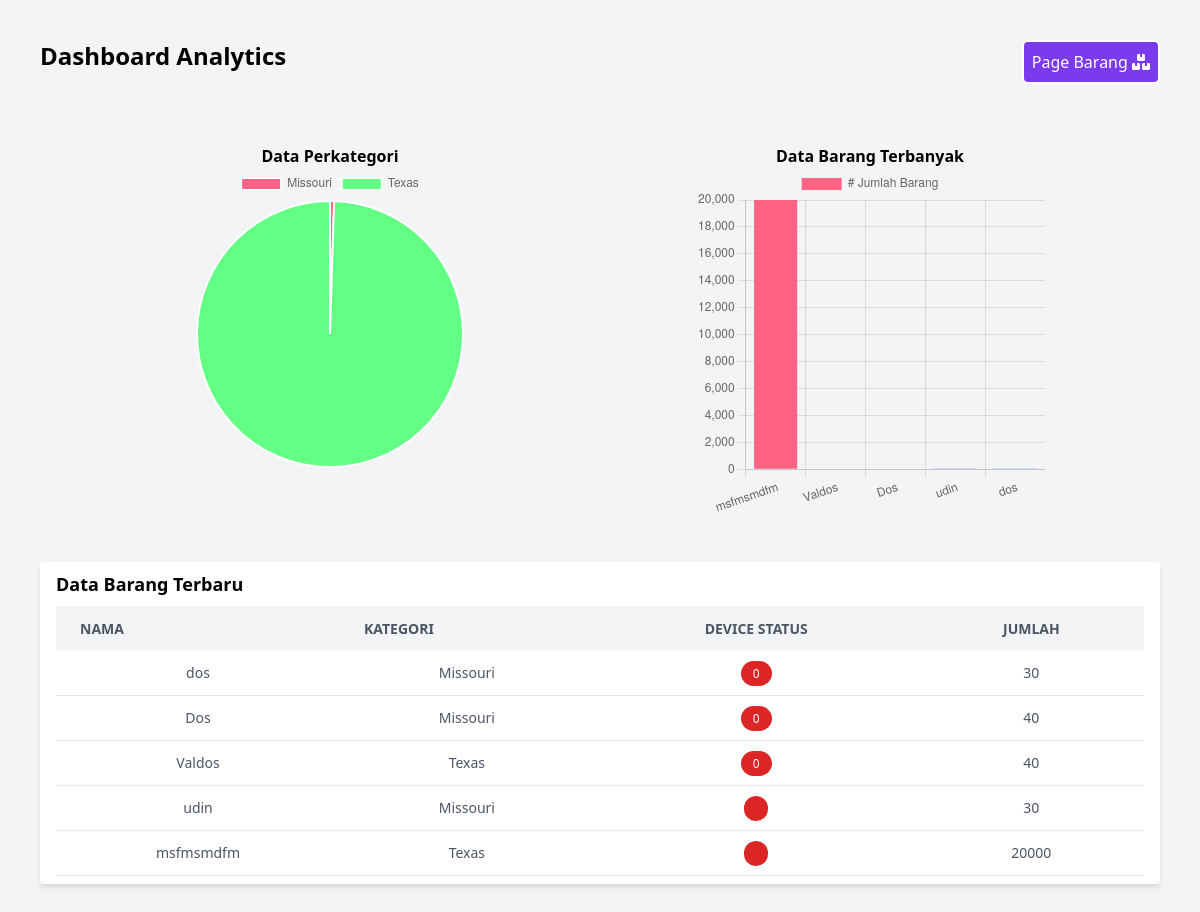
The page / on the database its author committed.
### tables this page shows
CREATE TABLE inventories(
id INTEGER PRIMARY KEY AUTOINCREMENT,
name VARCHAR(255),
category VARCHAR(255),
device_status VARCHAR(10),
jumlah INT(11));

### application/controllers/Dashboard.php (called while the page is built, shortened)
<?php
class Dashboard extends CI_Controller
{
	public function __construct(){
		$this->load->model('InventoryModel');
		$this->model = $this->InventoryModel;
	}
	public function index()
	{
		$categories = $this->model->GroupByCategory();
		$category = $this->model->rows;
		$query_current_data = $this->model->current_limit();
		$current_data = $this->model->rows;
		$query_by_jumlah = $this->model->OrderByJumlah();
		$order_jumlah    = $this->model->rows;
		$data = [
			'categories' 	=> $category,
			'current_data'	=> $current_data,
			'order_jumlah'	=> $order_jumlah
		];
		$this->load->view('dashboard', $data);
	}
}

### index.php (called while the page is built, shortened)
<?php
require_once BASEPATH.'core/CodeIgniter.php';

### application/models/InventoryModel.php (called while the page is built, shortened)
<?php
    class InventoryModel extends CI_Model {
		public function GroupByCategory()
		{
			$sql = "SELECT category,SUM(jumlah) as jumlah FROM inventories GROUP BY category";
			$query = $this->db->query($sql);
			$rows = array();
			foreach($query->result() as $row){
				$rows[] = $row;
			}
		}
		public function OrderByJumlah()
		{
			$sql = "SELECT name,jumlah FROM inventories ORDER BY jumlah DESC LIMIT 5";
			$query = $this->db->query($sql);
			$rows = array();
			foreach($query->result() as $row){
				$rows[] = $row;
			}
			$this->rows = $rows;
		}
		public function current_limit(){
			$sql = "SELECT * FROM inventories ORDER BY id DESC LIMIT 5";
			$query = $this->db->query($sql);
			$rows = array();
			foreach($query->result() as $row){
				$rows[] = $row;
			}
			$this->rows = $rows;
		}
    }
?>

### application/views/dashboard.php (the view, shortened to what this page needs)
<!DOCTYPE html>
<html lang="en">
<head>
	<link href="https://unpkg.com/tailwindcss@^2/dist/tailwind.min.css" rel="stylesheet">
	<link rel="stylesheet" href="https://cdnjs.cloudflare.com/ajax/libs/font-awesome/6.0.0-beta2/css/all.min.css" />
</head>
<body class="bg-blueGray-50">
<div class="overflow-x-auto">
	<?php
		$by_jumlah_name  = "";
		$by_jumlah_count = null;
		$category = "";
		$jumlah   = null;
		foreach ($order_jumlah as $item)
		{
			$by_jumlah_name .= "'$item->name'".",";
			$by_jumlah_count .= "$item->jumlah".",";
		}
		foreach ($categories as $item)
		{
			$category .= "'$item->category'".",";
			$jumlah .= "$item->jumlah".",";
		}
	?>
	<div class="min-w-screen min-h-screen bg-gray-100 bg-gray-100 font-sans overflow-hidden p-10">
		<div class="flex">
			<div class="flex-1">
				<h1 class="text-2xl font-bold">Dashboard Analytics</h1>
			</div>
			<div class="flex-1">
				<a href="<?php echo site_url('/inventory/create/');?>" class="bg-purple-600 px-2 py-2 rounded-md text-white float-right border-white border-2 hover:bg-purple-700">
					Page Barang <span class="fa fa-boxes"></span>
				</a>
			</div>
		</div>
		<div class="flex mt-10 p-5 justify-center">
			<div class="w-1/2">
				<h3 class="font-bold text-center">Data Perkategori</h3>
				<canvas id="kategoriChart" class="align-center mx-auto"></canvas>
			</div>
			<div class="w-1/2">
				<h3 class="font-bold text-center">Data Barang Terbanyak</h3>
				<canvas id="jumlahChart" height="350" width="350" class="align-center mx-auto"></canvas>
			</div>
		</div>
		<div class="bg-white shadow-md rounded my-6 px-4 py-2">
			<h3 class="font-semibold text-lg">Data Barang Terbaru</h3>
			<table class="min-w-max w-full table-auto mt-2">
				<thead>
				<tr class="bg-gray-100 text-gray-600 uppercase text-sm leading-normal">
					<th class="py-3 px-6 text-left">Nama</th>
					<th class="py-3 px-6 text-left">Kategori</th>
					<th class="py-3 px-6 text-center">Device Status</th>
					<th class="py-3 px-6 text-center">Jumlah</th>
				</tr>
				</thead>
				<tbody class="text-gray-600 text-sm font-light">
				<?php foreach($current_data as $row){ ?>
					<tr class="border-b border-gray-200 hover:bg-gray-100">
						<td class="py-3 px-6 text-center">
							<?= $row->name;?>
						</td>
						<td class="py-3 px-6 text-center">
							<?= $row->category;?>
						</td>
						<td class="py-3 px-6 text-center">
							<?php if($row->device_status == "ON"){ ?>
								<span class="bg-green-600 text-white py-1 px-3 rounded-full text-xs"><?= $row->device_status;?></span>
							<?php }else{ ?>
								<span class="bg-red-600 text-white py-1 px-3 rounded-full text-xs"><?= $row->device_status;?></span>
							<?php } ?>
						</td>
						<td class="py-3 px-6 text-center">
							<?= $row->jumlah;?>
						</td>
					</tr>
				<?php } ?>
				</tbody>
			</table>
		</div>
	</div>
</div>
<script>
	var kategoriCanvas = document.getElementById("kategoriChart");
	var byJumlahCanvas = document.getElementById("jumlahChart");
	var oilData = {
		labels: [
			<?= $category ?>
		],
		datasets: [
			{
				data: [<?= $jumlah ?>],
				backgroundColor: [
					"#FF6384",
					"#63FF84",
					"#84FF63",
					"#8463FF",
					"#6384FF"
				]
			}],
	};
	var pieChart = new Chart(kategoriCanvas, {
		type: 'pie',
		data: oilData,
		options: {
			responsive: false,
			maintainAspectRatio: false
		}
	});
	var byJumlahData = {
		labels: [
			<?= $by_jumlah_name ?>
		],
		datasets: [
			{
				label: '# Jumlah Barang',
				data: [<?= $by_jumlah_count ?>],
				backgroundColor: [
					"#FF6384",
					"#63FF84",
					"#84FF63",
					"#8463FF",
					"#6384FF"
				]
			}],
	}
	var barChart = new Chart(byJumlahCanvas, {
		type: 'bar',
		data: byJumlahData,
		options: {
			responsive: false,
			maintainAspectRatio: false
		}
	});
</script>
</body>
</html>

### rows shown on the page
inventories: name "dos", category "Missouri", device_status "0", jumlah "30"
inventories: name "Dos", category "Missouri", device_status "0", jumlah "40"
inventories: name "Valdos", category "Texas", device_status "0", jumlah "40"
inventories: name "udin", category "Missouri", jumlah "30"
inventories: name "msfmsmdfm", category "Texas", jumlah "20000"

### other values the page prints
chart data {{ $category }} 'Missouri','Texas',
chart data {{ $jumlah }} 100,20040,
chart data {{ $by_jumlah_name }} 'msfmsmdfm','Valdos','Dos','udin','dos',
chart data {{ $by_jumlah_count }} 20000,40,40,30,30,
